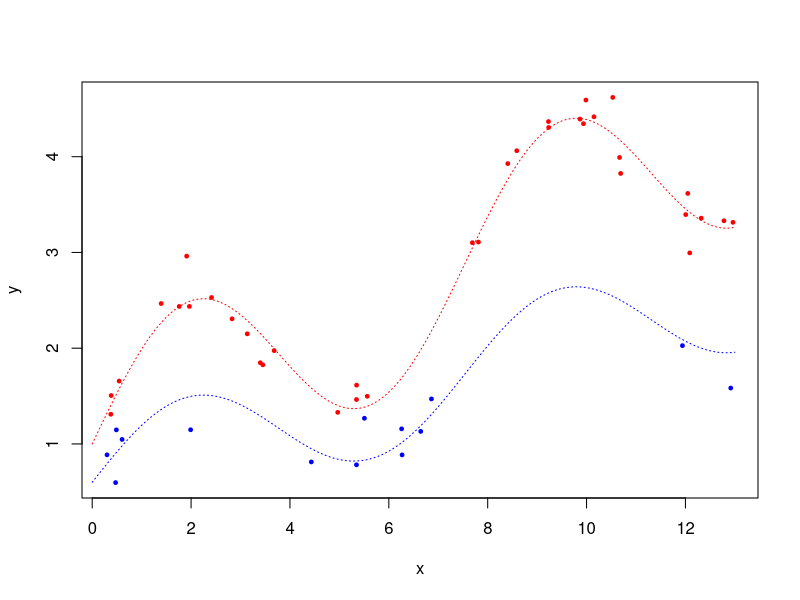
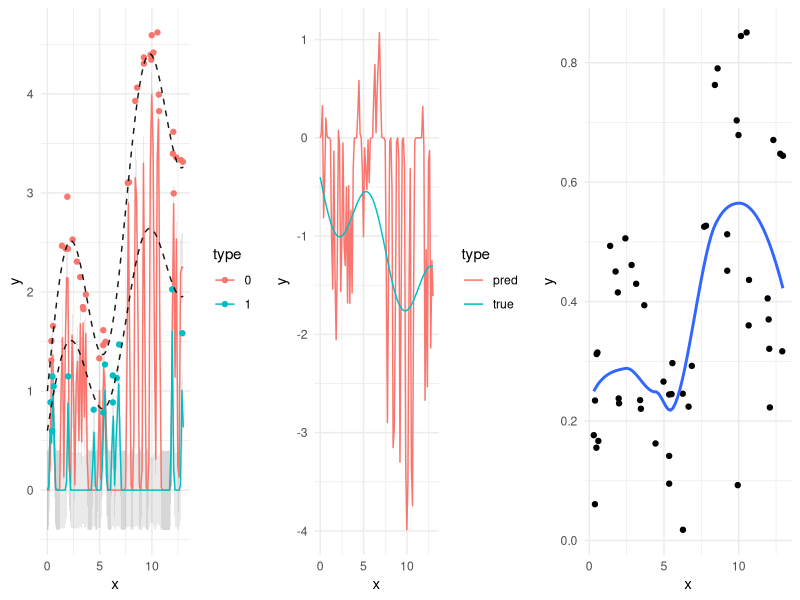

The R script that drew these images, in order:
setwd(paste0(Sys.getenv("HOME"), "/Interventions/"))
rm(list = ls())
library(ggplot2)


# set.seed(2)

# par(mfrow=c(2,2))

##mock data 
N_obs <- 50
x_max <- 13
x_min <- 0
x <- sort(runif(N_obs, x_min, x_max))
f <- function(x){
  return(0.25*x + sin(x/1.2) + 1)
}

N_plot <- 300
x_plot <- seq(x_min, x_max, length.out=N_plot)

y_baseline <- rnorm(N_obs, mean=0, sd=0.2)
# treat_effect <- -2
treat_ratio <- 0.6
treat_vec <- rbinom(N_obs, 1, 0.5)
x_cutoff <- 7
treat_vec[x > x_cutoff] <- rbinom(sum(x > x_cutoff), 1, 0.1)

# y <- y_baseline + treat_effect * treat_vec + f(x)
y <- y_baseline + f(x) * (treat_vec  * treat_ratio + !treat_vec)


plot_df <- data.frame(x=x, y=y, type=as.factor(treat_vec))
true_df <- data.frame(x=rep(x_plot, 2),
                      y = c(f(x_plot), f(x_plot) * treat_ratio),
                      # y=c(f(x_plot), f(x_plot) + treat_effect),
                      type=as.factor(rep(0:1, each=N_plot)))

plot(plot_df[, 1:2], cex=0.001)
points(plot_df[plot_df$type == 0, 1:2], col="red", pch=19, cex=0.5)
points(plot_df[plot_df$type == 1, 1:2], col="blue", pch=19, cex=0.5)
lines(true_df[true_df$type == 0, 1:2], col="red", lty=3)
lines(true_df[true_df$type == 1, 1:2], col="blue", lty=3)

##choose hyperparameters and fit GP
sigma <- 0.2
lambda <- 0.1
rho_scale <- 0
rho <- rho_scale * sigma^2 
sigma_obs <- 0.1

dist_mat <- matrix(NA, N_obs, N_obs)
for(i in 1:N_obs){
  for(j in 1:N_obs){
    dist_mat[i, j] <- sum((x[i] - x[j])^2)
  }
}

k <- function(d2, sigma=sigma, lambda=lambda){
  return(sigma^2 * exp(-d2 / (lambda^2)))
}

K <- k(dist_mat, sigma, lambda)

N_pred <- 100
x_pred <- rep(seq(x_min, x_max, length.out = N_pred), 2)
treat_pred <- rep(0:1, each=N_pred)
N_pred <- length(x_pred)

dist_mat_pred <- matrix(NA, N_pred, N_obs)
for(i in 1:N_pred){
  for(j in 1:N_obs){
    dist_mat_pred[i, j] <- sum((x_pred[i] - x[j])^2)
  }
}

treatment_same_mat <- matrix(0, N_obs, N_obs)
treatment_diff_mat <- matrix(0, N_obs, N_obs)

for(i in 1:N_obs){
  treatment_same_mat[i, treat_vec[i] == treat_vec] <- 1
  treatment_diff_mat[i, treat_vec[i] != treat_vec] <- 1
}

treatment_same_mat_pred <- matrix(0, N_pred, N_obs)
treatment_diff_mat_pred <- matrix(0, N_pred, N_obs)

for(i in 1:N_pred){
  treatment_same_mat_pred[i, treat_pred[i] == treat_vec] <- 1
  treatment_diff_mat_pred[i, treat_pred[i] != treat_vec] <- 1
}

K_pred <- k(dist_mat_pred, sigma, lambda)
K_use <- K * treatment_same_mat + (K * rho * treatment_diff_mat/ sigma^2)
K_pred_use <- K_pred * treatment_same_mat_pred + (K_pred * rho * treatment_diff_mat_pred/ sigma^2)

y_fit <- K_use %*% solve(K_use + sigma_obs^2 * diag(N_obs), y)
y_pred <- K_pred_use %*% solve(K_use + sigma_obs^2 * diag(N_obs), y)


pred_df <- data.frame(x=x_pred, y=y_pred, type=treat_pred)

# plot(plot_df[, 1:2], cex=0.001)
# points(plot_df[treat_vec == 0, 1:2], col="red", pch=19, cex=0.5)
# points(plot_df[treat_vec == 1, 1:2], col="blue", pch=19, cex=0.5)
# lines(true_df[true_df$type == 0, 1:2], col="red", lty=3)
# lines(true_df[true_df$type == 1, 1:2], col="blue", lty=3)
# lines(pred_df[pred_df$type == 0, 1:2], col="red", lty=1)
# lines(pred_df[pred_df$type == 1, 1:2], col="blue", lty=1)


##add CIs
treatment_same_mat_pred_pred <- matrix(0, N_pred, N_pred)
treatment_diff_mat_pred_pred <- matrix(0, N_pred, N_pred)

dist_mat_pred_pred <- matrix(NA, N_pred, N_pred)
for(i in 1:N_pred){
  for(j in 1:N_pred){
    dist_mat_pred_pred[i, j] <- sum((x_pred[i] - x_pred[j])^2)
  }
}

for(i in 1:N_pred){
  treatment_same_mat_pred_pred[i, treat_pred[i] == treat_pred] <- 1
  treatment_diff_mat_pred_pred[i, treat_pred[i] != treat_pred] <- 1
}


K_pred_pred <- k(dist_mat_pred_pred, sigma, lambda)


K_pred_pred_use <- K_pred_pred * treatment_same_mat_pred_pred + (K_pred_pred * rho * treatment_diff_mat_pred_pred/ sigma^2)

y_sd_pred <- sqrt(diag(K_pred_pred - K_pred %*% solve(K + sigma_obs * diag(N_obs), t(K_pred))))

mean_df <- data.frame(x=x_pred,
                      y=y_pred,
                      type=as.factor(treat_pred))
CI_df <- data.frame(x=x_pred,
                    ymin=y_pred - 2 * y_sd_pred,
                    ymax=y_pred + 2 * y_sd_pred,
                    type=as.factor(treat_pred))
p <- ggplot() + geom_ribbon(data=CI_df, aes(x=x, ymin=ymin, ymax=ymax, group=type), alpha=0.1) + 
  geom_line(data=mean_df, aes(x=x, y=y, col=type)) + theme_minimal() + 
  geom_point(data=plot_df, aes(x=x, y=y, col=type)) + 
  geom_line(data=true_df, aes(x=x, y=y, group=type), linetype="dashed", alpha=0.9)
# print(p)

effect_df <- data.frame(x=c(true_df$x[true_df$type==1], mean_df$x[mean_df$type==1]),
                        y=c(true_df$y[true_df$type==1] - true_df$y[true_df$type==0],
                            mean_df$y[mean_df$type==1] - mean_df$y[mean_df$type==0]),
                        type=rep(c("true", "pred"), c(N_plot, N_pred/2)))

effect_p <- ggplot(data=effect_df) + geom_line(aes(x=x, y=y, col=type)) + theme_minimal()
# print(effect_p)

# print(ggpubr::ggarrange(p, effect_p))

bias_df <- data.frame(x=plot_df$x,
                      y=abs(y_fit - plot_df$y),
                      type=plot_df$type)

bias_p <- ggplot(bias_df) + geom_point(aes(x=x, y=y)) + 
  geom_smooth(aes(x=x, y=y), se=FALSE, alpha=0.1) + theme_minimal()
print(ggpubr::ggarrange(p, effect_p, bias_p, nrow=1))

